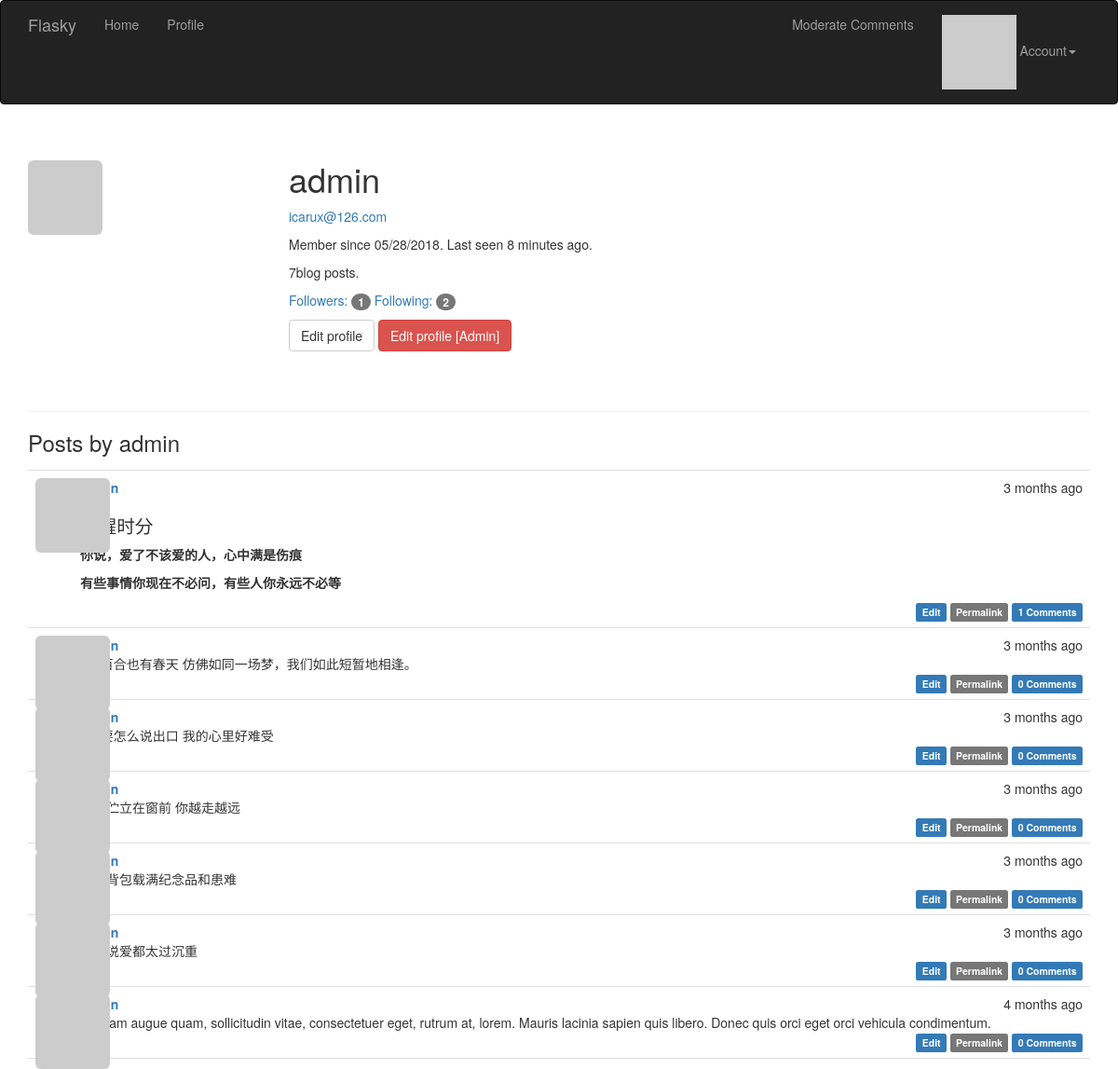
The app's page /user/admin (signed in) with its own data.
### src/app/models.py (models this page shows, shortened)
class User(UserMixin, db.Model):
    __tablename__ = 'users'
    id = db.Column(db.Integer(), primary_key=True)
    email = db.Column(db.String(64), unique=True, index=True)
    username = db.Column(db.String(255), unique=True, index=True)
    role_id = db.Column(db.Integer, db.ForeignKey('roles.id'))
    posts = db.relationship('Post', backref='author', lazy='dynamic')
    comments = db.relationship('Comment', backref='author', lazy='dynamic')
    password_hash = db.Column(db.String(128))
    confirmed = db.Column(db.Boolean(), default=False)
    name = db.Column(db.String(64))
    location = db.Column(db.String(64))
    about_me = db.Column(db.Text())
    member_since = db.Column(db.DateTime(), default=datetime.utcnow)
    last_seen = db.Column(db.DateTime(), default=datetime.utcnow)
    avatar_hash = db.Column(db.String(32))
    followed = db.relationship('Follow',
                               foreign_keys=[Follow.follower_id],
                               backref=db.backref('follower', lazy='joined'),
                               lazy='dynamic',
                               cascade='all, delete-orphan')
    followers = db.relationship('Follow',
                               foreign_keys=[Follow.followed_id],
                               backref=db.backref('followed', lazy='joined'),
                               lazy='dynamic',
                               cascade='all, delete-orphan')
    @property
    def password(self):
        raise AttributeError('password is not a readable attribute')
    def can(self, permission):
        return self.role is not None and (self.role.permission & permission) == permission
    def is_administrator(self):
        return self.can(Permission.ADMINISTER)
    def ping(self):
        self.last_seen = datetime.utcnow()
        db.session.add(self)
    def gravatar(self, size=100, default='identicon', rating='g'):
        if request.is_secure:
            url = 'http://secure.gravatar.com/avatar'
        else:
            url = 'http://www.gravatar.com/avatar'
        hash = self.avatar_hash or self.gravatar_hash()
        return '{url}/{hash}?s={size}&d={default}&r={rating}'.format(
            url=url, hash=hash, size=size, default=default, rating=rating)

class Post(db.Model):
    __tablename__ = 'posts'
    id = db.Column(db.Integer(), primary_key=True)
    title = db.Column(db.String(255))
    body = db.Column(db.Text())
    body_html = db.Column(db.Text())
    timestamp = db.Column(db.DateTime, index=True, default=datetime.utcnow)
    comments = db.relationship('Comment', backref='post', lazy='dynamic')
    author_id = db.Column(db.Integer(), db.ForeignKey('users.id'))
    tags = db.relationship('Tag', secondary=tags, backref=db.backref('posts', lazy='dynamic'))

### src/app/main/views.py (the view)
@main.route('/user/<username>')
def user(username):
    user = User.query.filter_by(username=username).first()
    if user is None:
        abort(404)
    posts = user.posts.order_by(Post.timestamp.desc()).all()
    return render_template('user.html', user=user, posts=posts)

### src/app/auth/views.py (called while the page is built)
@auth.before_app_request
def before_request():
    print(request, ':', request.endpoint)
    if current_user.is_authenticated:
        current_user.ping()
        if not current_user.confirmed and request.endpoint[:5] != 'auth.':
            return redirect(url_for('auth.unconfirmed'))

### src/app/main/__init__.py (called while the page is built)
@main.app_context_processor
def inject_permissions():
    return dict(Permission=Permission)

### src/app/models.py (called while the page is built)
@login_manager.user_loader
def load_user(user_id):
    return User.query.get(int(user_id))

### src/app/templates/user.html (shortened to what this page needs)
{% extends 'base.html' %}
{% block page_content %}
<div class="page-header">
    <img class="img-rounded profile-thumbnail" src="{{ user.gravatar(size=256) }}"/>
    <div class="profile-header">
        <h1>{{ user.username }} </h1>
        {% if current_user.is_administrator() %}
            <p><a href="mailto{{ user.email }}">{{ user.email }}</a></p>
        {% endif %}
        <p>
            Member since {{ moment(user.member_since).format('L') }}. Last seen {{ moment(user.last_seen).fromNow() }}.
        </p>
        <p>{{ user.posts.count() }}blog posts.</p>
        <p>
			<a href="{{ url_for('.followers', username=user.username) }}">Followers: <span class="badge">{{ user.followers.count() }}</span></a>
			<a href="{{ url_for('.followed_by', username=user.username) }}">Following: <span class="badge">{{ user.followed.count() }}</span></a>
        </p>
        {% if user == current_user %}
            <a class="btn btn-default" href="{{ url_for('.edit_profile') }}"> Edit profile </a>
        {% endif %}
        {% if current_user.is_administrator() %}
            <a class="btn btn-danger" href="{{ url_for('.edit_profile_admin', id=user.id) }}">
            Edit profile [Admin]
            </a>
        {% endif %}
    </div>
</div>
<h3>Posts by {{ user.username }}</h3>
{% include '_posts.html' %}
{% endblock %}

### src/app/templates/_posts.html
<ul class="posts">
    {% for post in posts %}
    <li class="post">
        <div class="post-thumbnail">
            <a href="{{ url_for('.user', username=post.author.username) }}">
                <img class="img-rounded post-thumbnail" src="{{ post.author.gravatar(size=40) }}">
            </a>
        </div>
        <div class="post-content">
            <div class="post-date">{{ moment(post.timestamp).fromNow() }}</div>
            <div class="post-author">
                <a href="{{ url_for('.user', username=post.author.username) }}"> {{ post.author.username }} </a> </div>
            <div class="post-body">
                {% if post.body_html %}{{ post.body_html | safe }}
                {% else %}{{ post.body }}
                {% endif %}
            </div>
            <div class="post-footer">
                {% if current_user == post.author %}
                    <a href="{{ url_for('.edit', id=post.id) }}">
                        <span class="label label-primary">Edit</span>
                    </a>
                {% elif current_user.is_administrator() %}
                    <a href="{{ url_for('.edit', id=post.id) }}">
                        <span class="label label-danger">Edit [admin]</span>
                    </a>
                {% endif %}
                <a href="{{ url_for('.post', id=post.id) }}">
                    <span class="label label-default">Permalink</span>
                </a>
                <a href="{{ url_for('.post', id=post.id) }}#comments">
                    <span class="label label-primary">{{ post.comments.count() }} Comments</span>
				</a>
            </div>
        </div>
    </li>
    {% endfor %}
</ul>

### src/app/static/styles.css (style rules this page uses)
.profile-thumbnail { position: absolute; }
.profile-header { min-height: 260px; margin-left: 280px; }
ul.posts { list-style-type: none; padding: 0px; margin: 16px 0px 0px 0px; border-top: 1px solid #e0e0e0; }
ul.posts li.post { padding: 8px; border-bottom: 1px solid #e0e0e0; }
div.post-date { float: right; }
div.post-author { font-weight: bold; }
div.post-thumbnail { position: absolute; }
div.post-content { margin-left: 48px; min-height: 48px; }
div.post-footer { text-align: right; }
.post-body h1 { font-size: 140%; }

### records on screen
User: username "admin", email "icarux@126.com", member_since "05/28/2018", last_seen "8 minutes ago"
Post: timestamp "3 months ago", body_html "梦醒时分 你说，爱了不该爱的人，心中满是伤痕 有些事情你现在不必问，有些人你永远不必等", comments.count "1"
Post: timestamp "3 months ago", body "#野百合也有春天 仿佛如同一场梦，我们如此短暂地相逢。", comments.count "0"
Post: timestamp "3 months ago", body "#爱要怎么说出口 我的心里好难受", comments.count "0"
Post: timestamp "3 months ago", body "当我伫立在窗前 你越走越远", comments.count "0"
Post: timestamp "3 months ago", body "那个背包载满纪念品和患难", comments.count "0"
Post: timestamp "3 months ago", body "是否说爱都太过沉重", comments.count "0"
Post: timestamp "4 months ago", body "Aliquam augue quam, sollicitudin vitae, consectetuer eget, rutrum at, lorem. Mauris lacinia sapien quis libero. Donec quis orci eget orci vehicula condimentum.", comments.count "0"

### other values on screen
{{ user.posts.count() }} "7"
{{ user.followers.count() }} "1"
{{ user.followed.count() }} "2"
